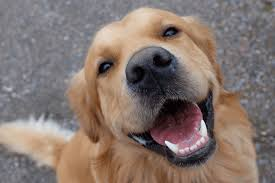
#> input picture img/imagem.jpg, 275 x 183 px; its folder holds only this picture in this run
$ python main.py
#> lines starting #> are read from the running program, lines starting #| are printed output that depends on the picture
import cv2
import os

def imagem_tratada(arquivo, qtd_filtro):
#> called with arquivo = 'imagem.jpg', qtd_filtro = 97
	img = cv2.imread(f'img/{arquivo}')
#> img is the input picture: shape (183, 275, 3); mean B, G, R 111, 117.7, 132.9
	img_pb = cv2.cvtColor(img, cv2.COLOR_BGR2GRAY)
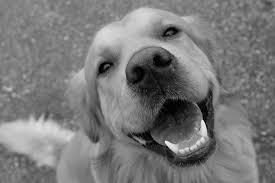
#> img_pb: shape (183, 275); min 0, max 247, mean 121.5
	img_invertida = cv2.bitwise_not(img_pb)
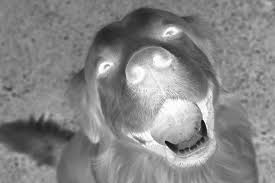
#> img_invertida: shape (183, 275); min 8, max 255, mean 133.5
	img_blur = cv2.GaussianBlur(img_invertida, (qtd_filtro, qtd_filtro), 0)
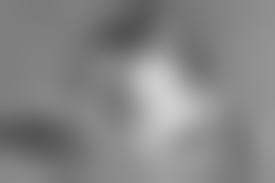
#> img_blur: shape (183, 275); min 83, max 207, mean 133.5
	img_blur_invertida = img_invertida = cv2.bitwise_not(img_blur)
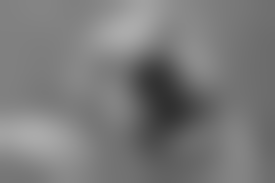
#> img_blur_invertida: shape (183, 275); min 48, max 172, mean 121.5
	img_final = cv2.divide(img_pb, img_blur_invertida, scale=256.0)
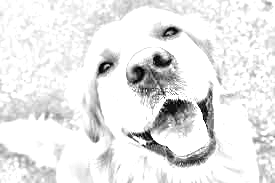
#> img_final: shape (183, 275); min 0, max 255, mean 231.7

	cv2.imwrite(f'img_tratado/{arquivo}', img_final)

lista_arquivos = os.listdir('img')

for arquivo in lista_arquivos:
	imagem_tratada(arquivo, 97)
